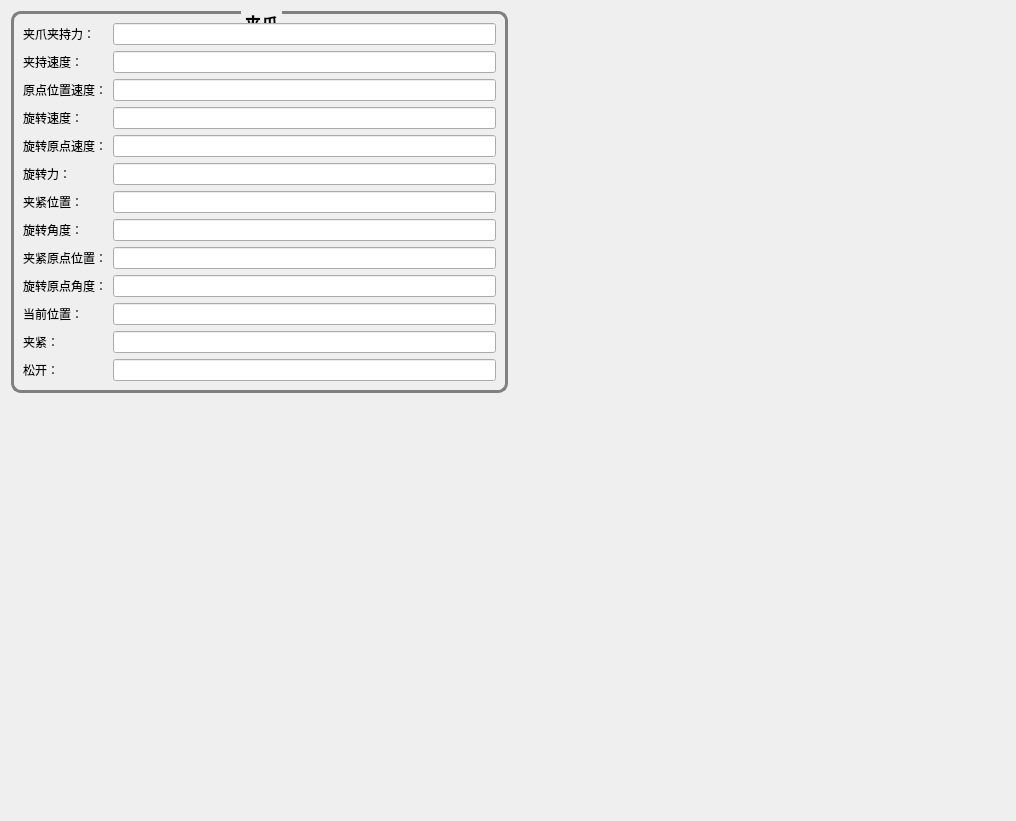
<?xml version="1.0" encoding="UTF-8"?>
<ui version="4.0">
 <class>ElectricGripperParamForm</class>
 <widget class="QWidget" name="ElectricGripperParamForm">
  <property name="geometry">
   <rect>
    <x>0</x>
    <y>0</y>
    <width>1016</width>
    <height>821</height>
   </rect>
  </property>
  <property name="windowTitle">
   <string>电动夹爪参数</string>
  </property>
  <layout class="QGridLayout" name="gridLayout_3">
   <item row="0" column="2">
    <spacer name="horizontalSpacer">
     <property name="orientation">
      <enum>Qt::Horizontal</enum>
     </property>
     <property name="sizeHint" stdset="0">
      <size>
       <width>40</width>
       <height>20</height>
      </size>
     </property>
    </spacer>
   </item>
   <item row="2" column="0">
    <spacer name="verticalSpacer">
     <property name="orientation">
      <enum>Qt::Vertical</enum>
     </property>
     <property name="sizeHint" stdset="0">
      <size>
       <width>20</width>
       <height>96</height>
      </size>
     </property>
    </spacer>
   </item>
   <item row="0" column="0">
    <widget class="QGroupBox" name="groupBox_3">
     <property name="styleSheet">
      <string notr="true">QGroupBox
{
	border: 3px solid gray;
	border-radius:10px;
	margin-top:5ex;
	font-family:楷体;
	font:bold 17px;
 
} 
QGroupBox::title
{
	subcontrol-origin:margin;
	subcontrol-position:top center;
	padding:1px;
}
QGroupBox::enabled{
	border: 3px solid gray;
}
QGroupBox::!enabled{
	border: 1px solid gray;
}</string>
     </property>
     <property name="title">
      <string>夹爪</string>
     </property>
     <layout class="QGridLayout" name="gridLayout">
      <item row="0" column="0">
       <widget class="QLabel" name="label_9">
        <property name="text">
         <string>夹爪夹持力：</string>
        </property>
       </widget>
      </item>
      <item row="0" column="1">
       <widget class="QLineEdit" name="lineEdit_sGripperClampingForceAddr"/>
      </item>
      <item row="1" column="0">
       <widget class="QLabel" name="label_11">
        <property name="text">
         <string>夹持速度：</string>
        </property>
       </widget>
      </item>
      <item row="1" column="1">
       <widget class="QLineEdit" name="lineEdit_sClampingSpeedAddr"/>
      </item>
      <item row="2" column="0">
       <widget class="QLabel" name="label_10">
        <property name="text">
         <string>原点位置速度：</string>
        </property>
       </widget>
      </item>
      <item row="2" column="1">
       <widget class="QLineEdit" name="lineEdit_sClampingHomeSpeedAddr"/>
      </item>
      <item row="3" column="0">
       <widget class="QLabel" name="label_13">
        <property name="text">
         <string>旋转速度：</string>
        </property>
       </widget>
      </item>
      <item row="3" column="1">
       <widget class="QLineEdit" name="lineEdit_sRotateSpeedAddr"/>
      </item>
      <item row="4" column="0">
       <widget class="QLabel" name="label_15">
        <property name="text">
         <string>旋转原点速度：</string>
        </property>
       </widget>
      </item>
      <item row="4" column="1">
       <widget class="QLineEdit" name="lineEdit_sRotateHomeSpeedAddr"/>
      </item>
      <item row="5" column="0">
       <widget class="QLabel" name="label_14">
        <property name="text">
         <string>旋转力：</string>
        </property>
       </widget>
      </item>
      <item row="5" column="1">
       <widget class="QLineEdit" name="lineEdit_sRotateForceAddr"/>
      </item>
      <item row="6" column="0">
       <widget class="QLabel" name="label_16">
        <property name="text">
         <string>夹紧位置：</string>
        </property>
       </widget>
      </item>
      <item row="6" column="1">
       <widget class="QLineEdit" name="lineEdit_sClampPosAddr"/>
      </item>
      <item row="7" column="0">
       <widget class="QLabel" name="label_17">
        <property name="text">
         <string>旋转角度：</string>
        </property>
       </widget>
      </item>
      <item row="7" column="1">
       <widget class="QLineEdit" name="lineEdit_sRotateAngleAddr"/>
      </item>
      <item row="8" column="0">
       <widget class="QLabel" name="label_19">
        <property name="text">
         <string>夹紧原点位置：</string>
        </property>
       </widget>
      </item>
      <item row="8" column="1">
       <widget class="QLineEdit" name="lineEdit_sClampHomePosAddr"/>
      </item>
      <item row="9" column="0">
       <widget class="QLabel" name="label_18">
        <property name="text">
         <string>旋转原点角度：</string>
        </property>
       </widget>
      </item>
      <item row="9" column="1">
       <widget class="QLineEdit" name="lineEdit_sRotateHomeAngleAddr"/>
      </item>
      <item row="10" column="0">
       <widget class="QLabel" name="label_20">
        <property name="text">
         <string>当前位置：</string>
        </property>
       </widget>
      </item>
      <item row="10" column="1">
       <widget class="QLineEdit" name="lineEdit_sClempCurrentPosAddr"/>
      </item>
      <item row="11" column="0">
       <widget class="QLabel" name="label_22">
        <property name="text">
         <string>夹紧：</string>
        </property>
       </widget>
      </item>
      <item row="11" column="1">
       <widget class="QLineEdit" name="lineEdit_sClampAddr"/>
      </item>
      <item row="12" column="0">
       <widget class="QLabel" name="label_21">
        <property name="text">
         <string>松开：</string>
        </property>
       </widget>
      </item>
      <item row="12" column="1">
       <widget class="QLineEdit" name="lineEdit_sClampReleaseAddr"/>
      </item>
     </layout>
    </widget>
   </item>
  </layout>
 </widget>
 <resources/>
 <connections/>
</ui>
